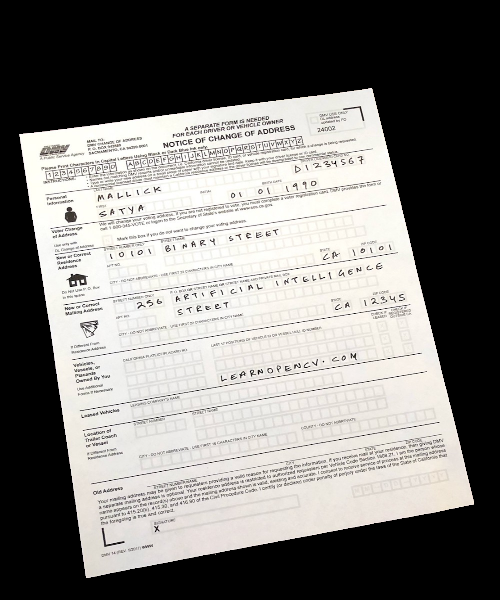
//> input picture result.png, 500 x 600 px
$ ./submission2   (built with g++ and OpenCV 4)
//> lines starting //> are read from the running program, lines starting //| are printed output that depends on the picture; after the words box and inside, x2 and y2 are one past the last pixel; in counts of white or black regions, pixels touching at a corner belong together
#include <opencv2/opencv.hpp>
#include <iostream>

using namespace cv;
using namespace std;

int main() {
    // reading the image
    Mat image = imread("result.png");
//> image is the input picture: 600 rows x 500 cols, CV_8UC3; mean B, G, R 122.1, 124.8, 126.5

    // converting the image to grayscale
    Mat gray;
    cvtColor(image, gray, COLOR_BGR2GRAY);

    Mat gaussianImage;
    GaussianBlur(gray, gaussianImage, Size(15, 15),0);
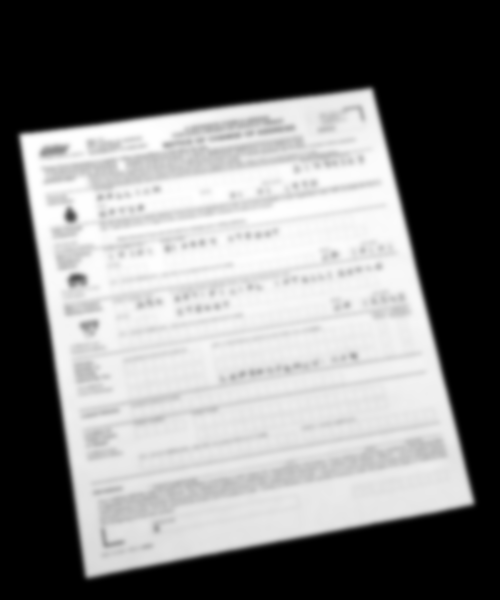
//> gaussianImage: 600 rows x 500 cols, CV_8UC1; min 0, max 255, mean 125

    // applying canny edges:
    Mat edges;
    Canny(gray, edges, 100, 200); // Applying Canny edge detection
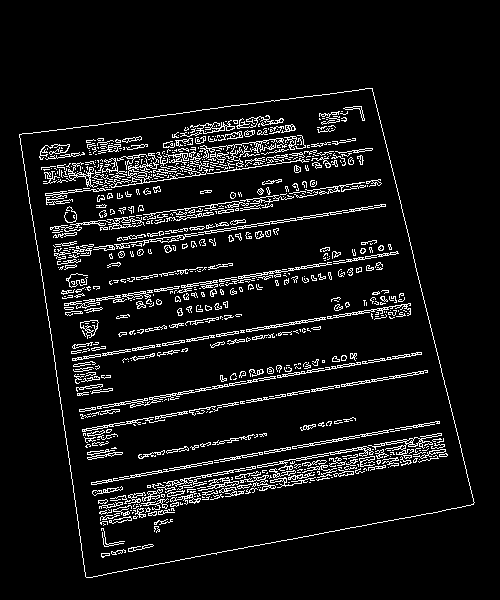
//> edges: 600 rows x 500 cols, CV_8UC1; 7.4% white in thin lines or dots, all inside (x1, y1, x2, y2) = (19, 88, 475, 578)

    // finding the contours;
    vector<vector<Point>> contours;
    findContours(edges, contours, RETR_EXTERNAL, CHAIN_APPROX_SIMPLE);
//> contours = 1 contour; box (x1, y1, x2, y2) and area: (19, 88, 475, 578) 164045

    // approximate contours
    vector<vector<Point>> approxContours(contours.size());
//> approxContours = 1 empty contours
    for (size_t i = 0; i < contours.size(); ++i) {
        approxPolyDP(contours[i], approxContours[i], 10, true);
        // Calculate the area of each contour
        double area = contourArea(contours[i]);
        cout << "area: " << area << endl;

        // getting the size of the original image
        int originalWidth = image.cols;
        int originalHeight = image.rows;

        // new width for transformed image
        int customWidth = 500;

        // calculating the new height based on the original image aspect ratio
        int newHeight = (originalHeight * customWidth) / originalWidth;

        // define source and destination points
        vector<Point2f> srcPoints, dstPoints;

        // define the destination points with swapped order
        dstPoints.push_back(Point2f(customWidth - 1, 0));        // Top-right point
        dstPoints.push_back(Point2f(0, 0));                     // Top-left point
        dstPoints.push_back(Point2f(0, newHeight - 1));         // Bottom-left point
        dstPoints.push_back(Point2f(customWidth - 1, newHeight - 1)); // Bottom-right point


        // get the perspective transform of the approximate contour
        if (approxContours[i].size() == 4) {
            // convert contour points to float
            for (int j = 0; j < 4; j++) {
                srcPoints.push_back(Point2f(approxContours[i][j].x, approxContours[i][j].y));
            }

            // get perspective transform matrix
            Mat perspectiveMatrix = getPerspectiveTransform(srcPoints, dstPoints);

            // apply perspective transformation to the image
            Mat warpedImage;
            warpPerspective(image, warpedImage, perspectiveMatrix, Size(customWidth, newHeight));

            // display the warped image
            imshow("Image", image);
            imshow("Gaussian", gaussianImage);
            imshow("Canny", edges);
            imshow("Warped Image", warpedImage);

            // save wrapped image as output image
            imwrite("output.png", warpedImage);
        }
    }
//> this loop made 1 pass
//> area on pass 1: 164045
//| area: 164045
//> pass 1, `warpPerspective(image, warpedImage, perspectiveMatrix, Size(customWidt..`:
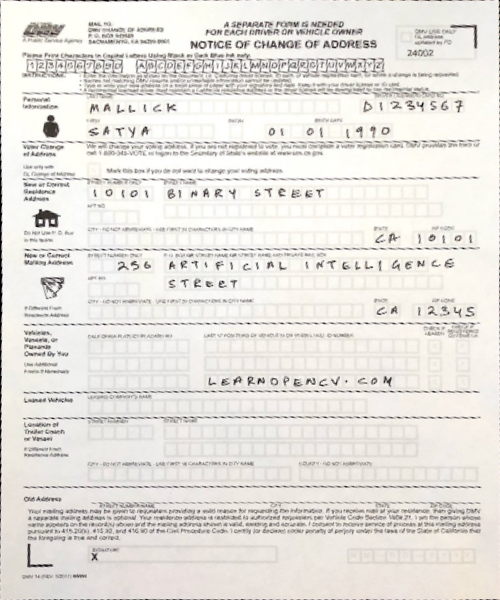
//> warpedImage: 600 rows x 500 cols, CV_8UC3; mean B, G, R 222.7, 227.7, 230.7

    waitKey(0);
    destroyAllWindows();

    return 0;
}
